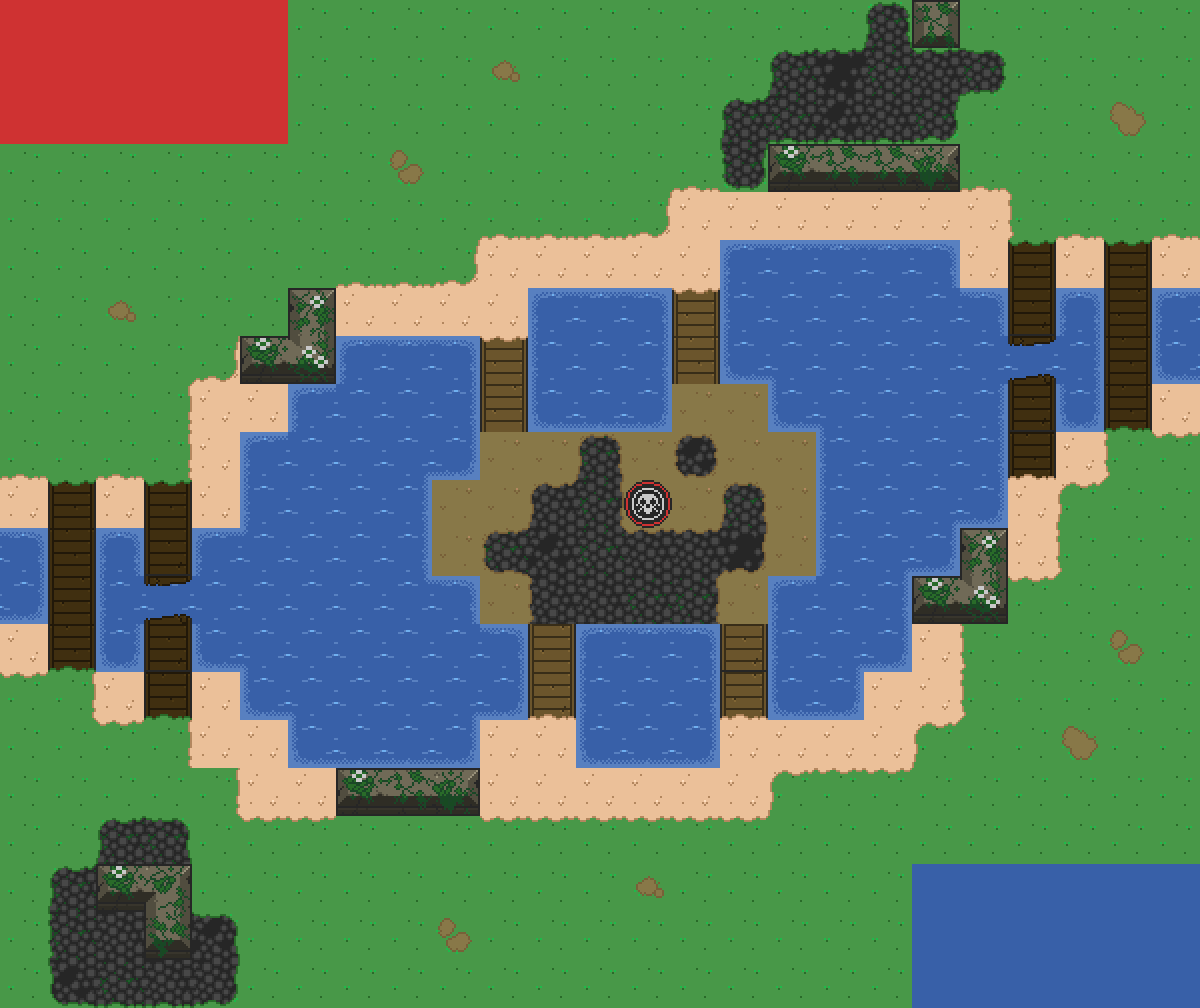

Tiled map render using the project's own tile images. Description and the map definition, with tile-layer contents summarised, below:
An orthogonal 25x21 tile map with 48x48 px tiles, 7 tile layers (Tile Layer 1, Water, RedSpawn, BlueSpawn, ...).

<map version="1.0" orientation="orthogonal" renderorder="left-down" width="25" height="21" tilewidth="48" tileheight="48" nextobjectid="10">
 <tileset firstgid="1" name="oryx_16bit_fantasy_world_trans_48" tilewidth="48" tileheight="48" tilecount="2296" columns="56">
  <image source="../../../client/client/assets/sprites/tiles/oryx_16bit_fantasy_world_trans_48.png" width="2732" height="2014" />
  <tile id="1123">
   <properties>
    <property name="walkable" type="bool" value="false" />
   </properties>
  </tile>
 </tileset>
 <layer name="Tile Layer 1" width="25" height="21">
  <properties>
   <property name="Walkable" type="bool" value="true" />
  </properties>
  <data>[525 cells, 519 non-empty, 16 distinct tile ids]</data>
 </layer>
 <layer name="Water" width="25" height="21">
  <properties>
   <property name="MovementModifier" type="int" value="2" />
   <property name="TileType" value="Water" />
   <property name="Walkable" type="bool" value="true" />
  </properties>
  <data>[525 cells, 115 non-empty, 1 distinct tile ids]</data>
 </layer>
 <layer name="RedSpawn" width="25" height="21">
  <properties>
   <property name="Spawn" type="bool" value="true" />
   <property name="SpawnTeam" type="int" value="0" />
  </properties>
  <data>[525 cells, 18 non-empty, 1 distinct tile ids]</data>
 </layer>
 <layer name="BlueSpawn" width="25" height="21">
  <properties>
   <property name="Spawn" type="bool" value="true" />
   <property name="SpawnTeam" type="int" value="1" />
  </properties>
  <data>[525 cells, 18 non-empty, 1 distinct tile ids]</data>
 </layer>
 <layer name="Objectives" width="25" height="21">
  <properties>
   <property name="Objective" type="bool" value="true" />
  </properties>
  <data>[525 cells, 1 non-empty, 1 distinct tile ids]</data>
 </layer>
 <layer name="Detail" width="25" height="21">
  <data>[525 cells, 165 non-empty, 41 distinct tile ids]</data>
 </layer>
 <layer name="Walls" width="25" height="21">
  <properties>
   <property name="BlocksVision" type="bool" value="true" />
   <property name="Walkable" type="bool" value="false" />
  </properties>
  <data>[525 cells, 17 non-empty, 8 distinct tile ids]</data>
 </layer>
</map>